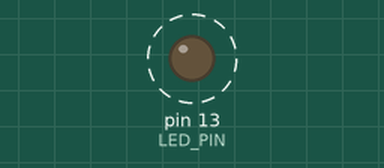
A sketch run on a simulated Arduino Uno, built with avr-gcc and run on an emulated ATmega328P. Shown: output pins drawn as LEDs (lit = HIGH). Dashed ring = blinking. No radio packets arrive unless stated; pins used as bus, display or sensor lines are not drawn; what the sketch prints to the serial monitor is not drawn.

Above: at 2.5 s.
Timing chart, 0 to 4.9 s (numbered marks = the images above):
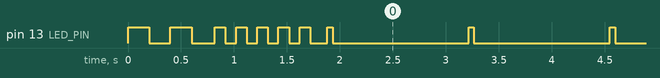

Measured:
- by itself, pin 13 (LED_PIN): HIGH → LOW at 0.20 s, → HIGH 0.20 s later, → LOW 0.20 s later, → HIGH 0.22 s later, … (207 changes in this stretch)

The sketch:

Transmit_Manual_v2.ino
```cpp
#include <SPI.h>
#include <RH_RF95.h>

#define RFM95_CS 8
#define RFM95_RST 4
#define RFM95_INT 3
#define RF95_FREQ 915.0
#define LED_PIN 13

// -------------------- CONFIG --------------------
#define TRANSMITTER_ID 1             // Change for each transmitter
#define PACKETS_PER_SECOND 0.75      // How many packets per second to send
#define PACKET_INTERVAL_MS (1000 / PACKETS_PER_SECOND)

// Hardcoded GPS coordinates
#define FIXED_LATITUDE  -37.777040     // Example: Melbourne
#define FIXED_LONGITUDE 145.050560
// -----------------------------------------------

RH_RF95 rf95(RFM95_CS, RFM95_INT);

void blinkLED(int times, int delayMs) {
  for (int i = 0; i < times; i++) {
    digitalWrite(LED_PIN, HIGH);
    delay(delayMs);
    digitalWrite(LED_PIN, LOW);
    delay(delayMs);
  }
}

void setup() {
  pinMode(LED_PIN, OUTPUT);
  blinkLED(2, 200);

  Serial.begin(9600);

  pinMode(RFM95_RST, OUTPUT);
  digitalWrite(RFM95_RST, LOW); delay(10);
  digitalWrite(RFM95_RST, HIGH); delay(10);

  if (!rf95.init()) {
    while (1) { blinkLED(1, 500); delay(500); }
  }
  if (!rf95.setFrequency(RF95_FREQ)) {
    while (1) { blinkLED(2, 500); delay(500); }
  }
  rf95.setTxPower(23, false);

  blinkLED(5, 100);
  Serial.println("LoRa init done with hardcoded GPS");
}

void loop() {
  static unsigned long lastPacketTime = 0;
  unsigned long now = millis();

  // Send packet at defined interval
  if (now - lastPacketTime >= PACKET_INTERVAL_MS) {
    lastPacketTime = now;

    char msg[64];
    snprintf(msg, sizeof(msg), "T%d:%.6f,%.6f", TRANSMITTER_ID, FIXED_LATITUDE, FIXED_LONGITUDE);

    rf95.send((uint8_t*)msg, strlen(msg));
    rf95.waitPacketSent();

    Serial.print("Sent hardcoded GPS packet: ");
    Serial.println(msg);

    digitalWrite(LED_PIN, HIGH);
    delay(50);
    digitalWrite(LED_PIN, LOW);
  }
}
```
